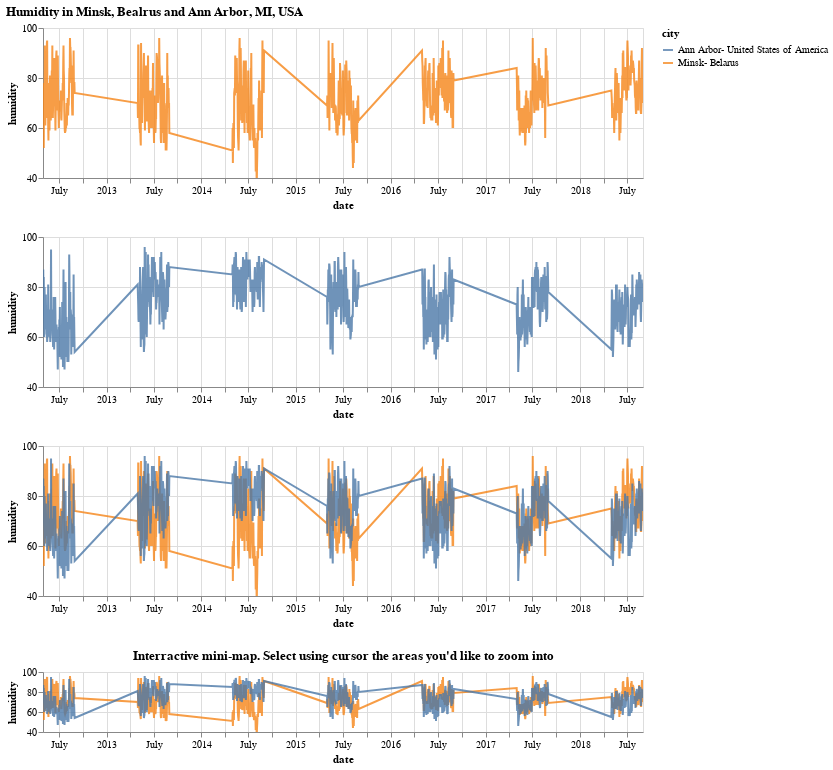

Write notebook code for a chart like this one.
### Code cell
brush = alt.selection(type='interval', encodings=['x'])

msk = alt.Chart(msk_weather_df).mark_line().encode(
    x=alt.X('date:T', scale={'domain': brush.ref()}),
    y=alt.Y('humidity:Q',scale = {'domain':(40, 100)})
).properties(
    width=600,
    height=150
).encode(color='city:N')


aa = alt.Chart(aa_weather_df).mark_line().encode(
    x=alt.X('date:T', scale={'domain': brush.ref()}),
    y=alt.Y('humidity:Q',scale = {'domain':(40, 100)})
).properties(
    width=600,
    height=150
).encode(color='city:N')

lower =(msk.properties(
    height=60,
    width=600
)+aa.add_selection(brush)).properties(title="Interractive mini-map. Select using cursor the areas you'd like to zoom into")

alt.vconcat(msk,aa,msk+aa,lower).properties(title='Humidity in Minsk, Bealrus and Ann Arbor, MI, USA').configure_mark(opacity=0.8)

### Figure 1 — Vega-Lite specification as saved in the notebook (floating-point values rounded to 4 significant figures; data arrays with more than 128 entries replaced by an {"elided": "..."} marker saying what was removed)
{"$schema": "https://vega.github.io/schema/vega-lite/v2.6.0.json", "config": {"mark": {"opacity": 0.8}, "view": {"height": 300, "width": 400}}, "datasets": {"data-0ebcd4c54c45634a3e8682bfc50d5de7": {"elided": "861 records"}, "data-31255cb7335b7326a0bd8d16eb2b1301": {"elided": "861 records"}}, "title": "Humidity in Minsk, Bealrus and Ann Arbor, MI, USA", "vconcat": [{"data": {"name": "data-31255cb7335b7326a0bd8d16eb2b1301"}, "encoding": {"color": {"field": "city", "type": "nominal"}, "x": {"field": "date", "scale": {"domain": {"selection": "selector010"}}, "type": "temporal"}, "y": {"field": "humidity", "scale": {"domain": [40, 100]}, "type": "quantitative"}}, "height": 150, "mark": "line", "width": 600}, {"data": {"name": "data-0ebcd4c54c45634a3e8682bfc50d5de7"}, "encoding": {"color": {"field": "city", "type": "nominal"}, "x": {"field": "date", "scale": {"domain": {"selection": "selector010"}}, "type": "temporal"}, "y": {"field": "humidity", "scale": {"domain": [40, 100]}, "type": "quantitative"}}, "height": 150, "mark": "line", "width": 600}, {"layer": [{"data": {"name": "data-31255cb7335b7326a0bd8d16eb2b1301"}, "encoding": {"color": {"field": "city", "type": "nominal"}, "x": {"field": "date", "scale": {"domain": {"selection": "selector010"}}, "type": "temporal"}, "y": {"field": "humidity", "scale": {"domain": [40, 100]}, "type": "quantitative"}}, "height": 150, "mark": "line", "width": 600}, {"data": {"name": "data-0ebcd4c54c45634a3e8682bfc50d5de7"}, "encoding": {"color": {"field": "city", "type": "nominal"}, "x": {"field": "date", "scale": {"domain": {"selection": "selector010"}}, "type": "temporal"}, "y": {"field": "humidity", "scale": {"domain": [40, 100]}, "type": "quantitative"}}, "height": 150, "mark": "line", "width": 600}]}, {"layer": [{"data": {"name": "data-31255cb7335b7326a0bd8d16eb2b1301"}, "encoding": {"color": {"field": "city", "type": "nominal"}, "x": {"field": "date", "scale": {"domain": {"selection": "selector010"}}, "type": "temporal"}, "y": {"field": "humidity", "scale": {"domain": [40, 100]}, "type": "quantitative"}}, "height": 60, "mark": "line", "width": 600}, {"data": {"name": "data-0ebcd4c54c45634a3e8682bfc50d5de7"}, "encoding": {"color": {"field": "city", "type": "nominal"}, "x": {"field": "date", "scale": {"domain": {"selection": "selector010"}}, "type": "temporal"}, "y": {"field": "humidity", "scale": {"domain": [40, 100]}, "type": "quantitative"}}, "height": 150, "mark": "line", "selection": {"selector010": {"encodings": ["x"], "mark": {"fill": "#333", "fillOpacity": 0.125, "stroke": "white"}, "on": "[mousedown, window:mouseup] > window:mousemove!", "resolve": "global", "translate": "[mousedown, window:mouseup] > window:mousemove!", "type": "interval", "zoom": "wheel!"}}, "width": 600}], "title": "Interractive mini-map. Select using cursor the areas you'd like to zoom into"}]}
